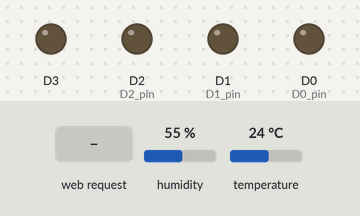
Recording of a sketch running on a simulated ESP8266 (NodeMCU). Parts: output pins drawn as LEDs (lit = HIGH). Inputs (shaded band) come from the test bench; at power-on: humidity 55 %, temperature 24 °C. WiFi joins after 1.5 s; servers stay silent unless stated; what the sketch prints to the serial monitor is not drawn.

Above: at 2.8 s.
2.9 s: HTTP request GET /socket4On received
At 3.2 s:
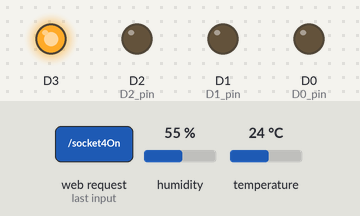
4.4 s: HTTP request GET /socket4Off received
At 4.7 s:
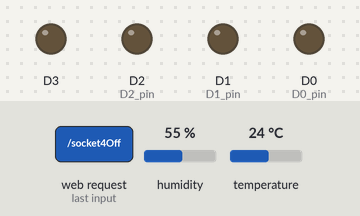
Timing chart, 0 to 7.4 s (numbered marks = the images above; inputs shaded):
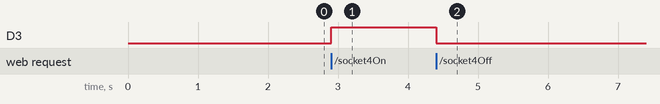

The sketch:

KefirWebOs-with-auth.ino
```cpp
#include "DHT.h"
#include <ESP8266WiFi.h>
#include <WiFiClient.h>
#include <ESP8266WebServer.h>
#include <ESP8266mDNS.h>
#include <ArduinoOTA.h>

DHT dht(D4, DHT11);

MDNSResponder mdns;

// Wi-Fi
const char* ssid = "TP-LINK_604C76";
const char* password = "Vnikifor238238";
const char* www_username = "Admin";
const char* www_password = "Admin";

byte arduino_mac[] = { 0xDE, 0xED, 0xBA, 0xFE, 0xFE, 0xED };
IPAddress ip(192,168,1,35);
IPAddress gateway(192,168,1,1);
IPAddress subnet(255,255,255,0);

ESP8266WebServer server(80);

int D0_pin = D0;
int D2_pin = D2;
int D1_pin = D1;


void setup(void){

  dht.begin();

  // preparing GPIOs
  pinMode(D0_pin, OUTPUT);
  digitalWrite(D0_pin, LOW);
  pinMode(D2_pin, OUTPUT);
  digitalWrite(D2_pin, LOW);
  pinMode(D1_pin, OUTPUT);
  digitalWrite(D1_pin, LOW);
  pinMode(D3, OUTPUT);
  digitalWrite(D3, LOW);


  delay(100);
  Serial.begin(115200);
  WiFi.mode(WIFI_STA);
  WiFi.begin(ssid, password);
  ArduinoOTA.begin();
  WiFi.config(ip, gateway, subnet);


  Serial.println("");

  // Wait for connection
  while (WiFi.status() != WL_CONNECTED) {
    delay(500);
   Serial.print(".");
  }
  Serial.println("");
  Serial.print("Connected to ");
  Serial.println(ssid);
  Serial.print("IP address: ");
  Serial.println(WiFi.localIP());

  if (mdns.begin("Esp8266", WiFi.localIP())) {
    Serial.println("MDNS responder started");
  }


    server.on("/", [](){
    if(!server.authenticate(www_username, www_password))
      return server.requestAuthentication();
    server.send(200, "text/html", MainPage());
  });
  server.begin();


  server.on("/socket4On", [](){
    digitalWrite(D3, HIGH);
    server.send(200, "text/html", MainPage());
    delay(100);
  });
  server.on("/socket4Off", [](){
    digitalWrite(D3, LOW);
   server.send(200, "text/html", MainPage());
    delay(100);
  });
   // +++++++++++++++++++++++ END  LED-1 ++++++++++++++++++++


  server.begin();
  Serial.println("HTTP server started");
}

void loop(void){
  server.handleClient();
  ArduinoOTA.handle();
}

String MainPage()
{

  byte Temp = dht.readTemperature();
  String web;
  web += "<head><meta name=\"viewport\" content=\"width=device-width, initial-scale=1\"/> <meta charset=\"utf-8\"><title>KefirWebOs</title>";
  web += "<script src=\"https://code.jquery.com/jquery-3.2.1.min.js\"></script>";
  web += "<script src=\"https://maxcdn.bootstrapcdn.com/bootstrap/4.0.0-beta.3/js/bootstrap.min.js\"></script>";
  web += "<style>";
  web += "body{background-image: url(https://i.imgur.com/N68DFWn.jpg); background-repeat: no-repeat; background-position: center center;background-attachment: fixed;background-size: cover;}";
  web += ".container1{margin:1px; height:20px;background-color:#f8f9fa;border:1px solid #f8f9fa;border-radius:5px 5px 5px 5px;}";
  web += ".buttinteface{margin-left:50px; margin-top:50px;}";
  web += ".titlepage{font-size:15px;font-weight: bold}";
  web += ".InContainerIcon{float:right;}";
  web += "";
  web += "</style>";
  web += "<link href=\"https://use.fontawesome.com/releases/v5.0.2/css/all.css\" rel=\"stylesheet\">";
  web += "<link rel='stylesheet' href='https://stackpath.bootstrapcdn.com/bootstrap/4.1.1/css/bootstrap.min.css'>";
  web += "</head>";


  web += "<body>";
  web += "<div class=\"container-fluid container1\">";
  web += "<span class=\"titlepage\">KefirWebOS</span>";
  web += "<i class=\"fas fa-signal InContainerIcon\"></i>";
  web += "";
  web +="</div>";

    //++++++++++ Modal ++++++++++++++
  web +="<div class=\"modal fade\" id=\"myModal\" tabindex=\"-1\" role=\"dialog\" aria-labelledby=\"myModalLabel\"> <div class=\"modal-dialog\" role=\"document\">";
  web +="<div class=\"modal-content\"><div class=\"modal-header\"><h4 class=\"modal-title\" id=\"myModalLabel\">Wifi Settings</h4></div>";
  web +="<div class=\"modal-body\">";
  web +="<p>SSID:"+String(ssid)+"</p>";
  web +="";
  web +="";
  web +="</div>";
  web +="<div class=\"modal-footer\"><button type=\"button\" class=\"btn btn-default\" data-dismiss=\"modal\">Close</button><button type=\"button\" class=\"btn btn-primary\">Save changes</button>";
  web +="</div></div></div></div>";
    //++++++++++ Modal ++++++++++++++

    //++++++++++ LED-3  +++++++++++++
  if(digitalRead(D3) == LOW) {
  web += "<a href=\"socket4On\"><button style=\"padding:8px 20.5px 8px 20.5px\" type=\"button\" class=\"btn btn-danger btn-lg buttinteface\"><i class=\"far fa-lightbulb fa-5x\"></i></button></a>";
    }
   if(digitalRead(D3) == HIGH) {
  web += "<a href=\"socket4Off\"><button style=\"padding:8px 20.5px 8px 20.5px\" type=\"button\" class=\"btn btn-success btn-lg buttinteface\"><i class=\"fas fa-lightbulb fa-5x\"></i></button></a>";
      }
  // ++++++++ LED-3 +++++++++++++

  // ++++++++ Refresh +++++++++++
  web += "<a href=\"/\"><button style=\"padding:18px\" type=\"button\"  class=\"btn btn-info buttinteface\" aria-label=\"Center Align\">";
  web += "<i class=\"fas fa-sync-alt fa-5x\"></i>";
  web += "</button></a>";
  // ++++++++ Refresh +++++++++++

  //+++++++++ Modal ++++++++++++++
  web += "<button type=\"button\" style=\"padding:18px 8px\" class=\"btn btn-primary buttinteface\" aria-label=\"Center Align\" data-toggle=\"modal\" data-target=\"#myModal\">";
  web += "<i class=\"fas fa-wifi fa-5x\"></i>";
  web += "</button>";
  //+++++++++ Modal ++++++++++++++

  web += "</body>";
  return(web);

}
```

Measured:
- after the input at 2.9 s, D3: LOW → HIGH at once
- after the input at 4.4 s, D3: HIGH → LOW at once
